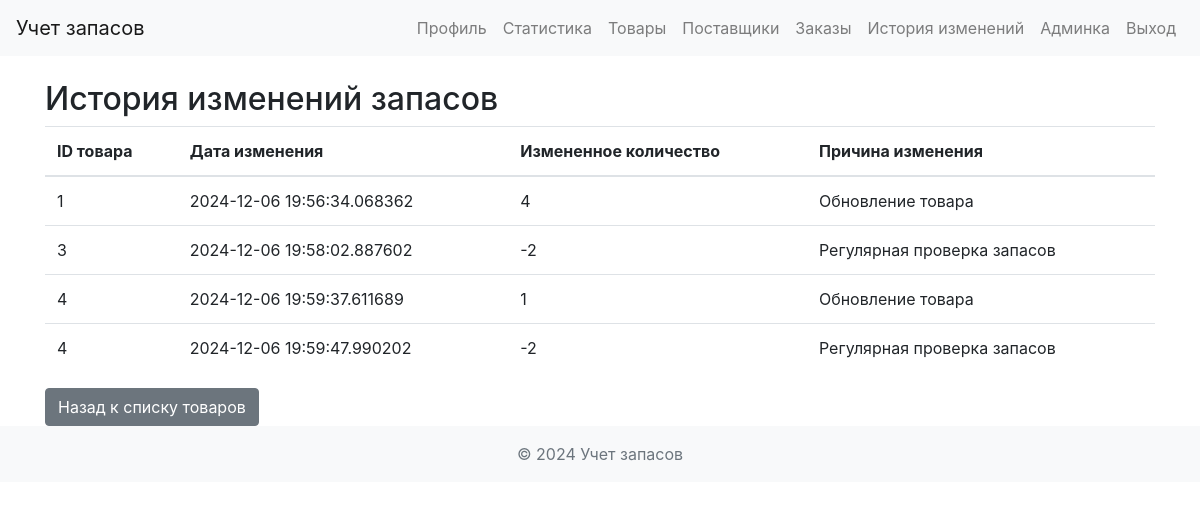
Page /inventory/history (signed in) on the committed database.
### app/models.py (models this page shows)
class InventoryChangeHistory(db.Model):
    id = db.Column(db.Integer, primary_key=True)
    item_id = db.Column(db.Integer, db.ForeignKey('inventory_item.id'))
    change_date = db.Column(db.DateTime, default=db.func.current_timestamp())
    changed_quantity = db.Column(db.Integer)
    reason = db.Column(db.String(200))

### app/views.py (the view)
@app.route('/inventory/history')
@login_required
def inventory_history():
    history = InventoryChangeHistory.query.all()
    return render_template('inventory_history.html', history=history)

### app/__init__.py (called while the page is built)
@login_manager.user_loader
def load_user(user_id):
    return User.query.get(int(user_id))

### app/templates/inventory_history.html (shortened to what this page needs)
{% extends "layout.html" %}
{% block content %}
<h2>История изменений запасов</h2>
<table class="table">
   <thead>
       <tr>
           <th>ID товара</th>
           <th>Дата изменения</th>
           <th>Измененное количество</th>
           <th>Причина изменения</th>
       </tr>
   </thead>
   <tbody>
       {% for change in history %}
           <tr>
               <td>{{ change.item_id }}</td>
               <td>{{ change.change_date }}</td>
               <td>{{ change.changed_quantity }}</td>
               <td>{{ change.reason }}</td>
           </tr>
       {% endfor %}
   </tbody>
</table>
<a href="{{ url_for('inventory') }}" class="btn btn-secondary">Назад к списку товаров</a>
{% endblock %}

### rows in the picture
InventoryChangeHistory: item_id "1", change_date "2024-12-06 19:56:34.068362", changed_quantity "4", reason "Обновление товара"
InventoryChangeHistory: item_id "3", change_date "2024-12-06 19:58:02.887602", changed_quantity "-2", reason "Регулярная проверка запасов"
InventoryChangeHistory: item_id "4", change_date "2024-12-06 19:59:37.611689", changed_quantity "1", reason "Обновление товара"
InventoryChangeHistory: item_id "4", change_date "2024-12-06 19:59:47.990202", changed_quantity "-2", reason "Регулярная проверка запасов"
